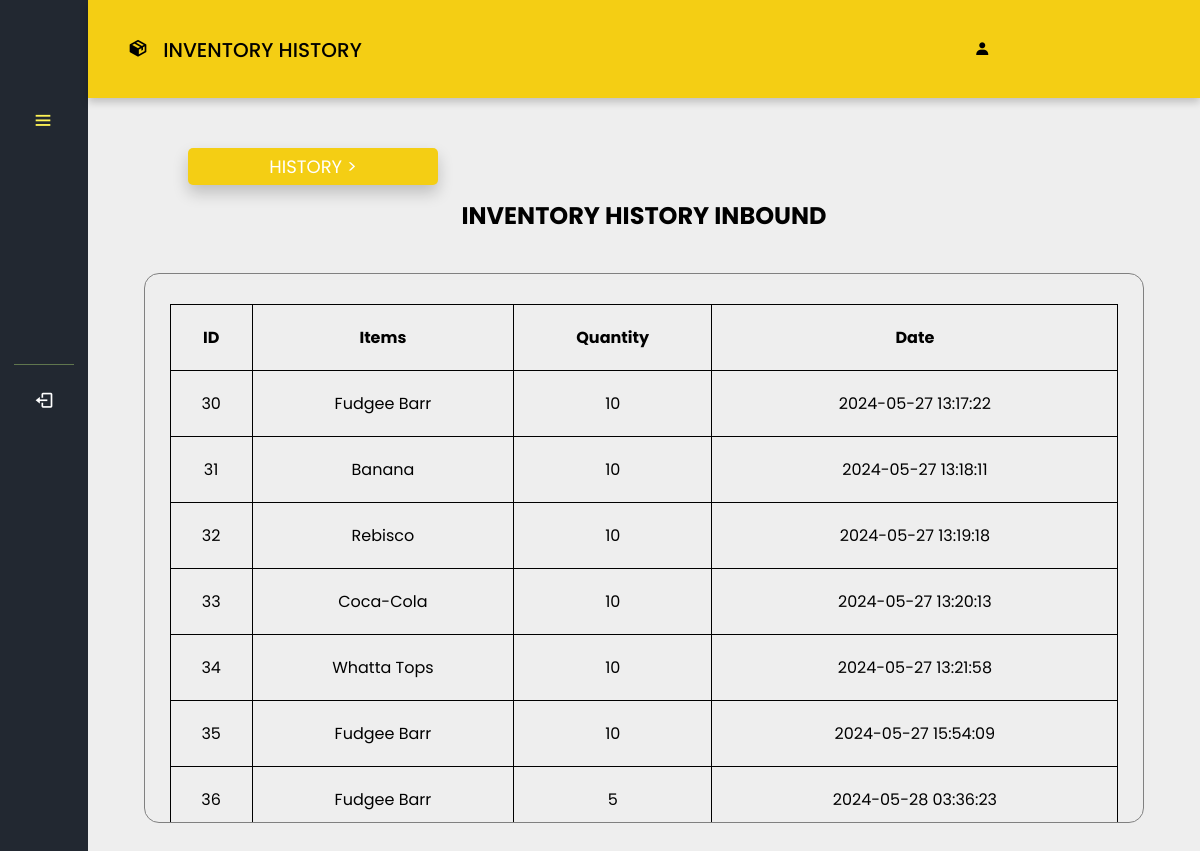
The app's page /POS_Inventory/inventoryhistory.php (signed in) with its own data.
### tables this page shows
CREATE TABLE `inbound` (
  `inbound_id` int(11) NOT NULL,
  `items` varchar(50) NOT NULL,
  `quantity` int(255) NOT NULL,
  `Date` timestamp NOT NULL DEFAULT current_timestamp() ON UPDATE current_timestamp()
);

### POS_Inventory/inventoryhistory.php (the view, shortened to what this page needs)
<?php
if (isset($_SESSION['UserLogin'])) {
  $userrole = $_SESSION['UserRole'];
} else {
  header("Location: /pos/login.php");
  exit();
}
$pdo = connection();
$sql = "SELECT * FROM inbound";
$stmt = $pdo->query($sql);
$items = $stmt->fetchAll(PDO::FETCH_ASSOC);
?>
<!DOCTYPE html>
<html lang="en">
<head>
  <link rel="stylesheet" href="styles/inventory.css" />
  <link rel="stylesheet" href="styles/inventoryhistory.css" />
  <link href='https://unpkg.com/boxicons@2.1.4/css/boxicons.min.css' rel="stylesheet">
</head>
<body>
<nav class="sidebar close">
<header>
<div class="image-text">
</div>
  <i class="bx bx-menu toggle"></i>
</header>
<div class="menu-bar">
<div class="menu">
    <div class="bottom-content">
    <hr style="height: 1px; opacity: 40%; border-width: 0; margin-top: 200px; background-color: #BFEA7C;"/>
    <li class="nav-link">
      <a href="/updated pos/logout.php">
      <i class="bx bx-log-out icon"></i>
      </a>
    </li>
    </div>
</div>
</div>
</nav>
<section class="home" style="position: fixed;">
  <div class="userheader">
  <h1><i class="bx bxs-package icon">&nbsp</i> INVENTORY HISTORY </h1>
  <h2><i class="bx bxs-user usericon">&nbsp</i> <?php echo htmlspecialchars($userrole); ?></h2>
  </div>
  <div class="dropdown1">
    <span class="inventory"> HISTORY ></span>
</div>
<div class="table1">
  <h1 class="header">INVENTORY HISTORY INBOUND</h1>
  <div class="tabbox">
  <table>
    <tr>
      <th>ID</th>
      <th>Items</th>
      <th>Quantity</th>
      <th>Date</th>
    </tr>
    <?php foreach ($items as $row){ ?>
            <tr>
                <td><?= $row['inbound_id'];?></td>
                <td><?= $row['items'];?></td>
                <td><?= $row['quantity'];?></td>
                <td><?= $row['Date'];?></td>
            </tr>
            <?php }?>
  </table>
    </div>
  </div>
</section>
</body>
</html>

### POS_Inventory/styles/inventory.css (style rules this page uses)
* { padding: 0; margin: 0; box-sizing: border-box; font-family: 'Poppins', sans-serif; }
:root { --background-color: #222831; --color: #F4CE14; --hover-color: #FFF455; --text-color: #000000; --text-color2: black; }
body { height: 100vh; background: #EEEEEE; }
.sidebar { float: left; top: 0; left: 0; height: 100%; width: 250px; padding: 10px 14px; background: var(--background-color); z-index: 100; cursor: pointer; }
.sidebar.close { width: 88px; }
.sidebar .menu { margin-top: -60px; }
.sidebar li { height: 50px; margin-top: 10px; list-style: none; display: flex; align-items: center; }
.sidebar li .icon { display: flex; align-items: center; justify-content: center; min-width: 60px; font-size: 20px; }
.sidebar li .icon, .sidebar li .text { color: #fff; }
.sidebar header { position: relative; }
.sidebar header .image-text { display: flex; align-items: center; padding-top: 1rem; }
.sidebar header .toggle { position: absolute; color:var(--hover-color); margin-top: -30px; top: 60%; left: 90%; font-size: 22px; line-height: 50px; transform: translateY(-50%); cursor: pointer; }
.sidebar li a { text-decoration: none; height: 100%; width: 100%; display: flex; align-items: center; border-radius: 6px; }
.sidebar .menu-bar { height: calc(100% - 60px); display: flex; flex-direction: column; justify-content: space-between; padding-top: 3rem; }
.sidebar.close .toggle { left: 30%; margin-top: 10px; }
.home { height: 100vh; left: 250px; width: calc(100% - 250px); position: relative; }
.home .userheader { padding: 35px 40px; background-color: var(--color); box-shadow: 0 4px 8px 0 rgba(0, 0, 0, 0.2); }
.home .userheader h1 { font-size: 20px; font-weight: 500; color: var(--text-color); }
.home .userheader h2 { font-size: 16px; font-weight: 500; color: var(--text-color); margin-left: 82%; margin-top: -27px; }
.sidebar.close ~ .home { left: 88px; width: calc(100% - 88px); }
.bottom-content { margin-top: 10px; }
table { margin: 10px; text-align: center; }

### POS_Inventory/styles/inventoryhistory.css (style rules this page uses)
.inventory { background-color: #F4CE14; box-shadow: 0 8px 16px 0 rgba(0,0,0,0.2); padding: 5px 20px; border-radius: 5px; font-size: large; position: absolute; top: 50px; left: 100px; cursor: pointer; color: white; min-width: 250px; text-align: center; }
.dropdown1 { position: relative; display: list-item; display: inline; }
table { width: 95%; margin-top: 30px; margin-right: auto; margin-left: auto; margin-bottom: 30px; border-collapse: collapse; }
th, td { border: 1px solid rgb(0, 0, 0); padding: 20px 8px; text-align: center; }
.table1 { align-items: center; margin-top: 100px; }
.header { text-align: center; margin-bottom: 40px; }
.tabbox { width: 90%; height: 550px; margin-top: 30px; margin-right: auto; margin-left: auto; margin-bottom: 30px; border: 1px solid gray; border-radius: 15px; overflow-y: scroll; }

### records on screen
inbound: inbound_id "30", items "Fudgee Barr", quantity "10", Date "2024-05-27 13:17:22"
inbound: inbound_id "31", items "Banana", quantity "10", Date "2024-05-27 13:18:11"
inbound: inbound_id "32", items "Rebisco", quantity "10", Date "2024-05-27 13:19:18"
inbound: inbound_id "33", items "Coca-Cola", quantity "10", Date "2024-05-27 13:20:13"
inbound: inbound_id "34", items "Whatta Tops", quantity "10", Date "2024-05-27 13:21:58"
inbound: inbound_id "35", items "Fudgee Barr", quantity "10", Date "2024-05-27 15:54:09"
inbound: inbound_id "36", items "Fudgee Barr", quantity "5", Date "2024-05-28 03:36:23"
